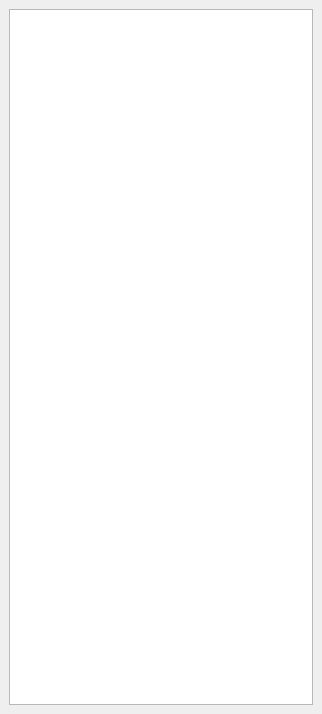
<?xml version="1.0" encoding="UTF-8"?>
<ui version="4.0">
 <class>FilterDockWidget</class>
 <widget class="QDockWidget" name="FilterDockWidget">
  <property name="geometry">
   <rect>
    <x>0</x>
    <y>0</y>
    <width>322</width>
    <height>714</height>
   </rect>
  </property>
  <property name="minimumSize">
   <size>
    <width>0</width>
    <height>0</height>
   </size>
  </property>
  <property name="windowTitle">
   <string>Filter</string>
  </property>
  <widget class="QWidget" name="dockWidgetContents">
   <layout class="QGridLayout" name="gridLayout">
    <item row="0" column="0">
     <widget class="FilterTreeWidget" name="treeWidget">
      <property name="minimumSize">
       <size>
        <width>300</width>
        <height>150</height>
       </size>
      </property>
      <attribute name="headerVisible">
       <bool>false</bool>
      </attribute>
      <column>
       <property name="text">
        <string>0</string>
       </property>
      </column>
     </widget>
    </item>
   </layout>
  </widget>
 </widget>
 <customwidgets>
  <customwidget>
   <class>FilterTreeWidget</class>
   <extends>QTreeWidget</extends>
   <header>ui/FilterTreeWidget.h</header>
  </customwidget>
 </customwidgets>
 <resources/>
 <connections/>
</ui>
